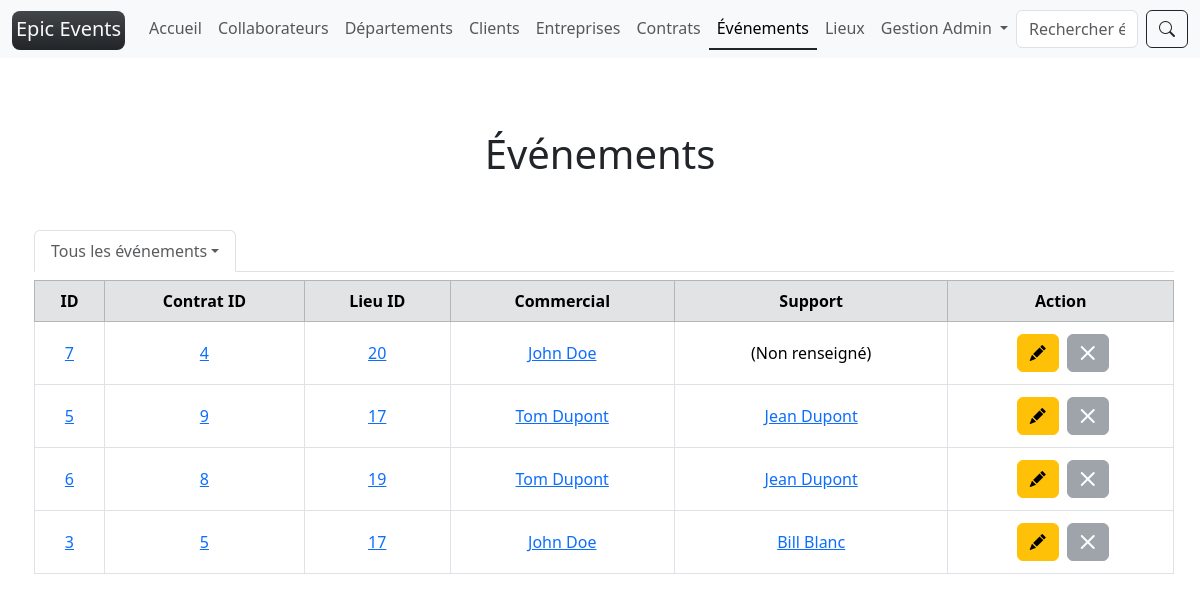
Page /events/ (signed in) on the committed database.
### epic_events/models/collaborator.py (models this page shows, shortened)
class Collaborator(UserMixin, AbstractUser):
    department = models.ForeignKey(to=Department, on_delete=models.RESTRICT, null=True)
    birthdate = models.DateField(verbose_name="Date de naissance")
    REQUIRED_FIELDS = ["first_name", "last_name"]
    USERNAME_FIELD = "email"
    username = date_joined = None
    @property
    def str_id(self) -> str:
        if self.id:
            return str(self.id)
        return unfilled
    @property
    def role(self) -> str:
        if self.department:
            return self.department.name
        return unfilled
    @property
    def title(self) -> str:
        if self.first_name:
            return f"{self.role} {self.first_name.capitalize()}"
        return f"{self.role} {unfilled}"

### epic_events/models/department.py (models this page shows, shortened)
class Department(NameFieldMixin):
    @classmethod
    def french_name(self) -> str:
        """used in flash messages"""
        return "Département"

### epic_events/models/contract_event.py (models this page shows, shortened)
class Event(TimeFieldMixin):
    contract = models.ForeignKey(to=Contract, on_delete=models.CASCADE, null=True)
    location = models.ForeignKey(to=Location, on_delete=models.SET_NULL, null=True)
    support = models.ForeignKey(
        to=Collaborator, on_delete=models.SET_NULL, null=True, blank=True
    )
    attendees = models.PositiveIntegerField(
        default=0, verbose_name="Nombre de participants"
    )
    start_date = models.DateTimeField(
        verbose_name="Date de début", null=True, blank=True
    )
    end_date = models.DateTimeField(verbose_name="Date de fin", null=True, blank=True)
    note = models.TextField(max_length=2048, null=True, blank=True)
    @property
    def support_name(self):
        if self.support:
            return self.support.name
        return unfilled

class Contract(TimeFieldMixin):
    customer = models.ForeignKey(to=Customer, on_delete=models.CASCADE, null=True)
    total_amount = models.PositiveIntegerField(
        default=0, verbose_name="Montant total €"
    )
    amount_paid = models.PositiveIntegerField(default=0, verbose_name="Montant payé €")
    is_signed = models.BooleanField(default=False, verbose_name="Signé")
    @property
    def customer_has_commercial(self) -> bool:
        if self.customer and self.customer.commercial:
            return True
        return False
    @property
    def commercial_name(self) -> str:
        if self.customer_has_commercial:
            return self.customer.commercial.name
        return unfilled

### epic_events/models/location.py (models this page shows, shortened)
class Location(TimeFieldMixin):
    STREET_TYPE = [
        ("", ""),
        ("rue", "rue"),
        ("impasse", "impasse"),
        ("avenue", "avenue"),
        ("boulevard", "boulevard"),
        ("allée", "allée"),
        ("chemin", "chemin"),
    ]
    name = models.CharField(
        max_length=128, verbose_name="Nom du lieu", blank=True, null=True
    )
    number = models.CharField(
        max_length=50, blank=True, null=True, verbose_name="Numéro de voie"
    )
    street_type = models.CharField(
        max_length=100,
        choices=STREET_TYPE,
        blank=True,
        null=True,
        verbose_name="Type de voie",
    )
    street_name = models.CharField(
        max_length=100,
        blank=True,
        null=True,
        verbose_name="Nom de voie",
    )
    city = models.CharField(
        max_length=100,
        verbose_name="Ville",
    )
    zip = models.CharField(
        max_length=6,
        verbose_name="Code postal",
    )
    slug_form = models.SlugField(null=True, max_length=255)

### epic_events/models/customer.py (models this page shows, shortened)
class Customer(UserMixin):
    company = models.ForeignKey(to=Company, on_delete=models.SET_NULL, null=True)
    commercial = models.ForeignKey(
        to=Collaborator, on_delete=models.SET_NULL, null=True, related_name="commercial"
    )

### epic_events/views/event.py (the view)
class ListView(read_permission, SearchPostMixin):
    def get(self, request, *args, **kwargs):
        qs = events()
        context["page_obj"] = paginator(request, qs)
        return render(request, model.template_name_list(), context)

### epic_events/forms/search.py (shortened to what this page needs)
class SearchForm(forms.Form):
    search = forms.CharField(
        widget=forms.TextInput(attrs={"class": "form-control me-2"}),
        required=True,
    )

### epic_events/models/contract_event.py (called while the page is built)
def events(support: Collaborator = None) -> list[Event]:
    if support:
        return Event.objects.filter(support=support).order_by("-edition_time")
    return Event.objects.all().order_by("-edition_time")

### epic_events/models/mixins.py (called while the page is built)
    @classmethod
    def singular_name(self) -> str:
        return self.__name__.lower()

    @classmethod
    def template_name_list(self) -> str:
        return f"{self.singular_name()}/list.html"

    def __str__(self) -> str:
        if self.first_name:
            first_name = self.first_name.capitalize()
        else:
            first_name = unfilled
        if self.last_name:
            last_name = self.last_name.capitalize()
        else:
            last_name = unfilled
        return f"{first_name} {last_name}"

    @property
    def name(self) -> str:
        return str(self)

### epic_events/views/paginator.py (called while the page is built)
def paginator(request, qs: list) -> Paginator:
    paginator = Paginator(qs, 10)
    page_number = request.GET.get("page")
    return paginator.get_page(page_number)

### epic_events/templates/event/list.html (shortened to what this page needs)
{% extends "base.html" %}
{% block content %}
  <h1 class="text-center my-5">{{title}}</h1>
  {% include "event/partials/filter.html" %}
  <table class="table table-bordered text-center align-middle m-1">
    <thead>
      <tr class="table-secondary align-middle">
        <th scope="col">ID</th>
        <th scope="col">Contrat ID</th>
        <th scope="col">Lieu ID</th>
        <th scope="col">Commercial</th>
        <th scope="col">Support</th>
        <th scope="col">Action</th>
      </tr>
    </thead>
    <tbody>
      {% for obj in page_obj %}
        <tr>
          <td><a href="{% url detail_url_name id=obj.id %}">{{obj.id}}</a></td>
          {% if obj.contract %}
            <td><a href="{% url 'contract' id=obj.contract.id %}">{{obj.contract.id}}</a></td>
          {% else %}
            <td>(Non renseigné)</td>
          {% endif %}
          {% if obj.location %}
            <td><a href="{% url 'location' id=obj.location.id %}">{{obj.location.id}}</a></td>
          {% else %}
            <td>(Non renseigné)</td>
          {% endif %}
          {% if obj.contract %}
            {% if obj.contract.customer_has_commercial %}
              <td><a href="{% url 'collaborator' id=obj.contract.customer.commercial.id %}">{{obj.contract.commercial_name}}</a></td>
            {% else %}
              <td>(Non renseigné)</td>
            {% endif %}
          {% else %}
            <td>(Non renseigné)</td>
          {% endif %}
          {% if obj.support %}
            <td><a href="{% url 'collaborator' id=obj.support.id %}">{{obj.support_name}}</a></td>
          {% else %}
            <td>{{obj.support_name}}</td>
          {% endif %}
            <td>
              {% if user.role == "Gestion" %}
                <a title="Modifier support" href="{% url 'change_support' id=obj.id %}" class="link-underline link-underline-opacity-0">
                  <button class="btn btn-warning m-1"><i class="bi bi-pencil-fill"></i></button>
                </a>
                <button class="btn btn-secondary disabled"><i class="bi bi-x-lg"></i></button>
              {% endif %}
            </td>
        </tr>
      {% endfor %}
    </tbody>
  </table>
{% endblock content %}

### epic_events/templates/partials/navbar.html (shortened to what this page needs)
<nav class="navbar navbar-expand-lg navbar-light bg-light">
  <div class="container-fluid">
    <a class="navbar-brand" href="{% url 'home' %}">
      <span class="bg-dark text-light p-1 pb-2 bg-gradient rounded-3">
        Epic Events
      </span>
    </a>
    <div class="collapse navbar-collapse" id="navbarScroll">
      {% if user.is_authenticated %}
      <ul class="navbar-nav me-auto my-2 my-lg-0 navbar-nav-scroll" style="--bs-scroll-height: 100px;">
        <li class="nav-item">
          <a
          {% if '/home/' == request.path %}
            class="nav-link active border-bottom border-dark border-2"
            aria-current="page"
          {% else %}
            class="nav-link"
          {% endif %}
            href="{% url 'home' %}">Accueil
          </a>
        </li>
        {% if user.role == "Gestion" %}
        <li class="nav-item">
          <a
          {% if request.path == "/collaborators/" or "collaborators" in request.path and "search" in request.path %}
            class="nav-link active border-bottom border-dark border-2"
            aria-current="page"
          {% else %}
            class="nav-link"
          {% endif %}
           href="{% url 'collaborators' %}">Collaborateurs
          </a>
        </li>
        <li class="nav-item">
          <a
          {% if request.path == "/departments/" or "departments" in request.path and "search" in request.path %}
            class="nav-link active border-bottom border-dark border-2"
            aria-current="page"
          {% else %}
            class="nav-link"
          {% endif %}
            href="{% url 'departments' %}">Départements
          </a>
        </li>
        {% endif %}
        <li class="nav-item">
          <a
          {% if '/customers/' == request.path %}
            class="nav-link active border-bottom border-dark border-2"
            aria-current="page"
          {% else %}
            class="nav-link"
          {% endif %}
           href="{% url 'customers' %}">Clients
          </a>
        </li>
        <li class="nav-item">
          <a
          {% if '/companies/' == request.path %}
            class="nav-link active border-bottom border-dark border-2"
            aria-current="page"
          {% else %}
            class="nav-link"
          {% endif %}
            href="{% url 'companies' %}">Entreprises
          </a>
        </li>
        <li class="nav-item">
          <a
          {% if '/contracts/' == request.path %}
            class="nav-link active border-bottom border-dark border-2"
            aria-current="page"
          {% else %}
            class="nav-link"
          {% endif %}
            href="{% url 'contracts' %}">Contrats
          </a>
        </li>
        <li class="nav-item">
          <a
          {% if '/events/' == request.path %}
            class="nav-link active border-bottom border-dark border-2"
            aria-current="page"
          {% else %}
            class="nav-link"
          {% endif %}
            href="{% url 'events' %}">Événements
          </a>
        </li>
        <li class="nav-item">
          <a
          {% if '/locations/' == request.path %}
            class="nav-link active border-bottom border-dark border-2"
            aria-current="page"
          {% else %}
            class="nav-link"
          {% endif %}
            href="{% url 'locations' %}">Lieux
          </a>
        </li>
        <li class="nav-item dropdown">
          <a
          {% if '/collaborators/'|add:user.str_id|add:'/' == request.path %}
            class="nav-link dropdown-toggle active border-bottom border-dark border-2"
          {% else %}
            class="nav-link dropdown-toggle"
          {% endif %}
          href="#" id="navbarScrollingDropdown" role="button" data-bs-toggle="dropdown" aria-expanded="false">
            {{user.title}}
          </a>
        </li>
      </ul>
      {% include "partials/search_form.html" %}
      {% endif %}
    </div>
  </div>
</nav>

### rows in the picture
Collaborator: title "Gestion Admin"
Event: id "7", contract.id "4", location.id "20", contract.commercial_name "John Doe", support_name "(Non renseigné)"
Event: id "5", contract.id "9", location.id "17", contract.commercial_name "Tom Dupont", support_name "Jean Dupont"
Event: id "6", contract.id "8", location.id "19", contract.commercial_name "Tom Dupont", support_name "Jean Dupont"
Event: id "3", contract.id "5", location.id "17", contract.commercial_name "John Doe", support_name "Bill Blanc"

### other values in the picture
{{ title }} "Événements"
{{ title|lower }} "événements"
